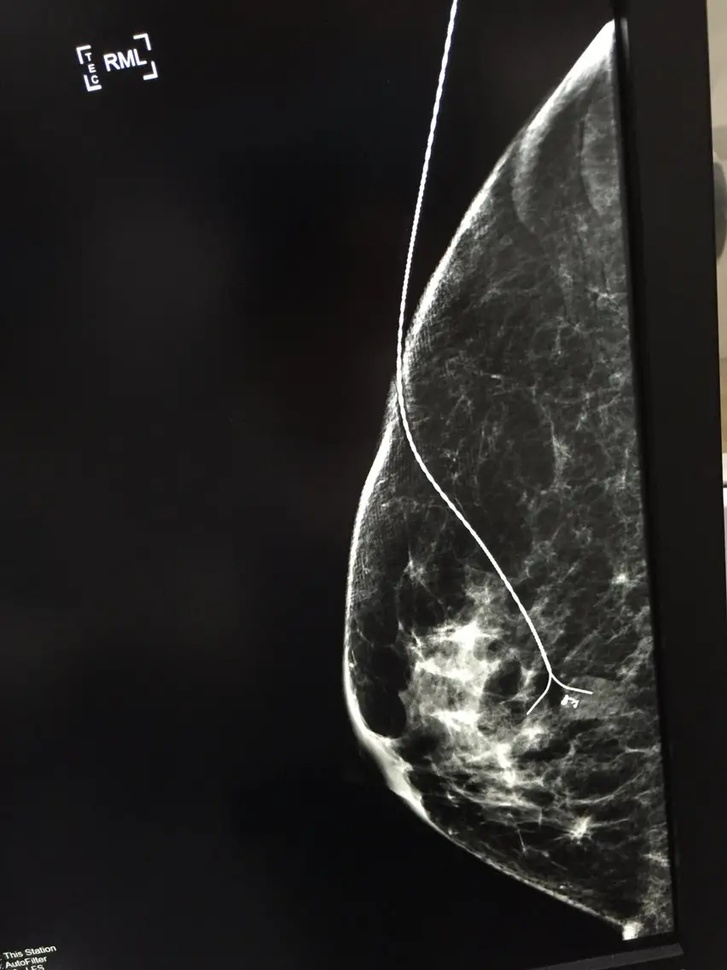
#> input picture X.jpg, 727 x 970 px, shrunk from 852 x 1136 before the run
$ python '反色转换.py'
#> lines starting #> are read from the running program, lines starting #| are printed output that depends on the picture
import numpy as np
from PIL import Image
import matplotlib.pyplot as plt #绘图库

def set_chinese(): #中文显示工具函数
    import matplotlib
    matplotlib.rcParams['font.sans-serif'] = ['SimHei']
    matplotlib.rcParams['axes.unicode_minus'] = False

def image_inverse(input):
    value_max = np.max(input) #求输入图像的最大灰度值
    output = value_max - input
    return output

if __name__ == '__main__':
    set_chinese()
    gray_img = np.asarray(Image.open('X.jpg').convert('L'))
    inv_img = image_inverse(gray_img)
#> in image_inverse, `value_max = np.max(input)`: value_max = 255
#> in image_inverse, `output = value_max - input`:
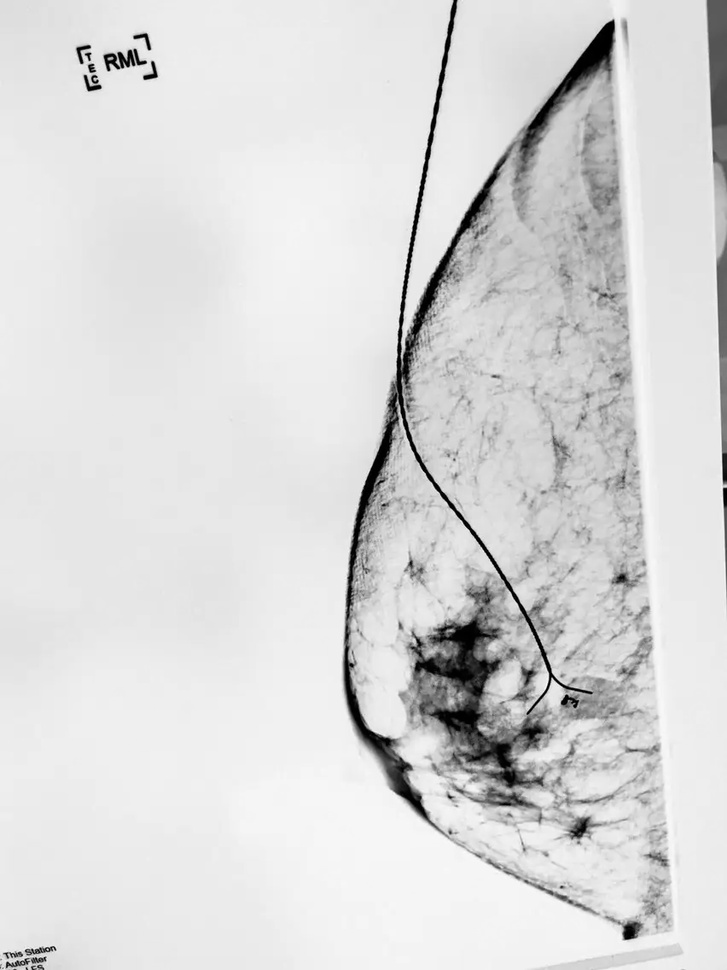
#> output: shape (970, 727); min 0, max 253, mean 216.9

    fig = plt.figure()
    ax1 = fig.add_subplot(121)
    ax1.set_title('原图')
    ax1.imshow(gray_img,cmap='gray',vmin=0,vmax=255)

    ax2 = fig.add_subplot(122)
    ax2.set_title('反转变换结果')
    ax2.imshow(inv_img,cmap='gray',vmin=0,vmax=255)

    plt.show()
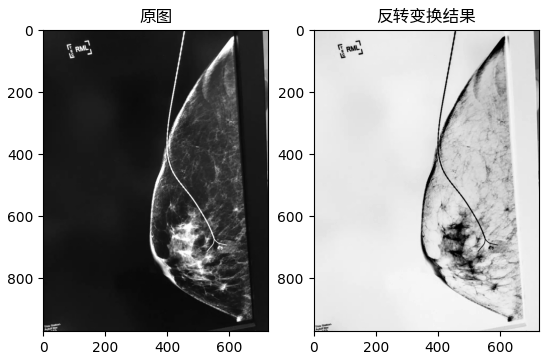
#> figure drawn by matplotlib, 2 panels
